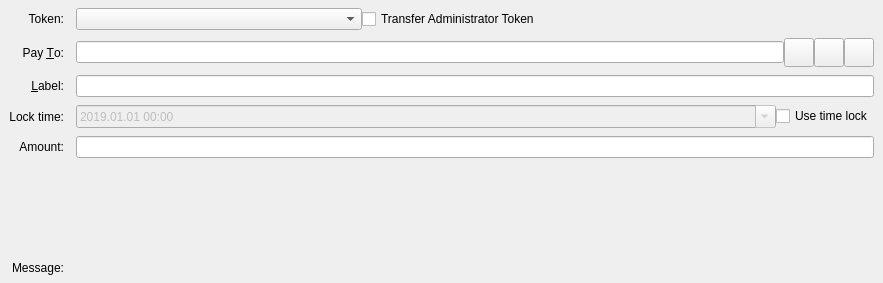
<?xml version="1.0" encoding="UTF-8"?>
<ui version="4.0">
 <class>SendTokensEntry</class>
 <widget class="QStackedWidget" name="SendTokensEntry">
  <property name="geometry">
   <rect>
    <x>0</x>
    <y>0</y>
    <width>883</width>
    <height>283</height>
   </rect>
  </property>
  <property name="focusPolicy">
   <enum>Qt::TabFocus</enum>
  </property>
  <property name="autoFillBackground">
   <bool>false</bool>
  </property>
  <property name="currentIndex">
   <number>0</number>
  </property>
  <widget class="QFrame" name="SendCoins">
   <property name="toolTip">
    <string>This is an token payment</string>
   </property>
   <property name="frameShape">
    <enum>QFrame::NoFrame</enum>
   </property>
   <layout class="QGridLayout" name="gridLayout">
    <property name="topMargin">
     <number>8</number>
    </property>
    <property name="bottomMargin">
     <number>4</number>
    </property>
    <property name="horizontalSpacing">
     <number>12</number>
    </property>
    <property name="verticalSpacing">
     <number>8</number>
    </property>
    <item row="5" column="2">
     <layout class="QHBoxLayout" name="horizontalLayoutAmount" stretch="0">
      <item>
       <widget class="TokenAmountField" name="payTokenAmount"/>
      </item>
     </layout>
    </item>
    <item row="5" column="0">
     <widget class="QLabel" name="amountLabel">
      <property name="text">
       <string>Amount:</string>
      </property>
      <property name="alignment">
       <set>Qt::AlignRight|Qt::AlignTrailing|Qt::AlignVCenter</set>
      </property>
     </widget>
    </item>
    <item row="1" column="2">
     <layout class="QHBoxLayout" name="horizontalLayout_3">
      <property name="spacing">
       <number>0</number>
      </property>
      <item>
       <widget class="QComboBox" name="tokenSelectionBox">
        <property name="minimumContentsLength">
         <number>32</number>
        </property>
       </widget>
      </item>
      <item>
       <widget class="QCheckBox" name="administratorCheckbox">
        <property name="text">
         <string>Transfer Administrator Token</string>
        </property>
       </widget>
      </item>
      <item>
       <spacer name="horizontalSpacer">
        <property name="orientation">
         <enum>Qt::Horizontal</enum>
        </property>
        <property name="sizeHint" stdset="0">
         <size>
          <width>40</width>
          <height>20</height>
         </size>
        </property>
       </spacer>
      </item>
     </layout>
    </item>
    <item row="7" column="2">
     <widget class="QLabel" name="ownershipWarningMessage">
      <property name="text">
       <string/>
      </property>
     </widget>
    </item>
    <item row="3" column="2">
     <widget class="QLineEdit" name="addAsLabel">
      <property name="toolTip">
       <string>Enter a label for this address to add it to the list of used addresses</string>
      </property>
     </widget>
    </item>
    <item row="1" column="0">
     <widget class="QLabel" name="tokenBoxLabel">
      <property name="text">
       <string>Token:</string>
      </property>
      <property name="alignment">
       <set>Qt::AlignRight|Qt::AlignTrailing|Qt::AlignVCenter</set>
      </property>
     </widget>
    </item>
    <item row="6" column="2">
     <widget class="QLabel" name="tokenAmountLabel">
      <property name="text">
       <string/>
      </property>
      <property name="alignment">
       <set>Qt::AlignRight|Qt::AlignTrailing|Qt::AlignVCenter</set>
      </property>
     </widget>
    </item>
    <item row="2" column="0">
     <widget class="QLabel" name="payToLabel">
      <property name="text">
       <string>Pay &amp;To:</string>
      </property>
      <property name="alignment">
       <set>Qt::AlignRight|Qt::AlignTrailing|Qt::AlignVCenter</set>
      </property>
      <property name="buddy">
       <cstring>payTo</cstring>
      </property>
     </widget>
    </item>
    <item row="8" column="2">
     <widget class="QLabel" name="messageTextLabel">
      <property name="toolTip">
       <string>A message that was attached to the chellit: URI which will be stored with the transaction for your reference. Note: This message will not be sent over the Chellit network.</string>
      </property>
      <property name="textFormat">
       <enum>Qt::PlainText</enum>
      </property>
     </widget>
    </item>
    <item row="2" column="2">
     <layout class="QHBoxLayout" name="payToLayout">
      <property name="spacing">
       <number>0</number>
      </property>
      <item>
       <widget class="QValidatedLineEdit" name="payTo">
        <property name="toolTip">
         <string>The Chellit address to send the payment to</string>
        </property>
       </widget>
      </item>
      <item>
       <widget class="QToolButton" name="addressBookButton">
        <property name="toolTip">
         <string>Choose previously used address</string>
        </property>
        <property name="text">
         <string/>
        </property>
        <property name="icon">
         <iconset resource="../chellit.qrc">
          <normaloff>:/icons/address-book</normaloff>:/icons/address-book</iconset>
        </property>
        <property name="iconSize">
         <size>
          <width>22</width>
          <height>22</height>
         </size>
        </property>
        <property name="shortcut">
         <string>Alt+A</string>
        </property>
       </widget>
      </item>
      <item>
       <widget class="QToolButton" name="pasteButton">
        <property name="toolTip">
         <string>Paste address from clipboard</string>
        </property>
        <property name="text">
         <string/>
        </property>
        <property name="icon">
         <iconset resource="../chellit.qrc">
          <normaloff>:/icons/editpaste</normaloff>:/icons/editpaste</iconset>
        </property>
        <property name="iconSize">
         <size>
          <width>22</width>
          <height>22</height>
         </size>
        </property>
        <property name="shortcut">
         <string>Alt+P</string>
        </property>
       </widget>
      </item>
      <item>
       <widget class="QToolButton" name="deleteButton">
        <property name="toolTip">
         <string>Remove this entry</string>
        </property>
        <property name="text">
         <string/>
        </property>
        <property name="icon">
         <iconset resource="../chellit.qrc">
          <normaloff>:/icons/remove</normaloff>:/icons/remove</iconset>
        </property>
        <property name="iconSize">
         <size>
          <width>22</width>
          <height>22</height>
         </size>
        </property>
       </widget>
      </item>
     </layout>
    </item>
    <item row="9" column="0">
     <widget class="QLabel" name="messageLabel">
      <property name="text">
       <string>Message:</string>
      </property>
      <property name="alignment">
       <set>Qt::AlignRight|Qt::AlignTrailing|Qt::AlignVCenter</set>
      </property>
     </widget>
    </item>
    <item row="3" column="0">
     <widget class="QLabel" name="labellLabel">
      <property name="text">
       <string>&amp;Label:</string>
      </property>
      <property name="alignment">
       <set>Qt::AlignRight|Qt::AlignTrailing|Qt::AlignVCenter</set>
      </property>
      <property name="buddy">
       <cstring>addAsLabel</cstring>
      </property>
     </widget>
    </item>
    <item row="4" column="0">
     <widget class="QLabel" name="tokenLockTimeLabel">
      <property name="text">
       <string>Lock time:</string>
      </property>
      <property name="alignment">
       <set>Qt::AlignRight|Qt::AlignTrailing|Qt::AlignVCenter</set>
      </property>
     </widget>
    </item>
    <item row="4" column="2">
     <layout class="QHBoxLayout" name="horizontalLayout">
      <item>
       <widget class="QDateTimeEdit" name="tokenLockTime">
        <property name="enabled">
         <bool>false</bool>
        </property>
        <property name="sizePolicy">
         <sizepolicy hsizetype="Expanding" vsizetype="Fixed">
          <horstretch>0</horstretch>
          <verstretch>0</verstretch>
         </sizepolicy>
        </property>
        <property name="date">
         <date>
          <year>2019</year>
          <month>1</month>
          <day>1</day>
         </date>
        </property>
        <property name="displayFormat">
         <string>yyyy.MM.dd HH:mm</string>
        </property>
        <property name="calendarPopup">
         <bool>true</bool>
        </property>
       </widget>
      </item>
      <item>
       <widget class="QCheckBox" name="useLockTime">
        <property name="text">
         <string>Use time lock</string>
        </property>
       </widget>
      </item>
     </layout>
    </item>
   </layout>
  </widget>
  <widget class="QFrame" name="SendCoins_UnauthenticatedPaymentRequest">
   <property name="palette">
    <palette>
     <active>
      <colorrole role="WindowText">
       <brush brushstyle="SolidPattern">
        <color alpha="255">
         <red>0</red>
         <green>0</green>
         <blue>0</blue>
        </color>
       </brush>
      </colorrole>
      <colorrole role="Button">
       <brush brushstyle="SolidPattern">
        <color alpha="255">
         <red>255</red>
         <green>255</green>
         <blue>127</blue>
        </color>
       </brush>
      </colorrole>
      <colorrole role="Light">
       <brush brushstyle="SolidPattern">
        <color alpha="255">
         <red>255</red>
         <green>255</green>
         <blue>255</blue>
        </color>
       </brush>
      </colorrole>
      <colorrole role="Midlight">
       <brush brushstyle="SolidPattern">
        <color alpha="255">
         <red>255</red>
         <green>255</green>
         <blue>191</blue>
        </color>
       </brush>
      </colorrole>
      <colorrole role="Dark">
       <brush brushstyle="SolidPattern">
        <color alpha="255">
         <red>127</red>
         <green>127</green>
         <blue>63</blue>
        </color>
       </brush>
      </colorrole>
      <colorrole role="Mid">
       <brush brushstyle="SolidPattern">
        <color alpha="255">
         <red>170</red>
         <green>170</green>
         <blue>84</blue>
        </color>
       </brush>
      </colorrole>
      <colorrole role="Text">
       <brush brushstyle="SolidPattern">
        <color alpha="255">
         <red>0</red>
         <green>0</green>
         <blue>0</blue>
        </color>
       </brush>
      </colorrole>
      <colorrole role="BrightText">
       <brush brushstyle="SolidPattern">
        <color alpha="255">
         <red>255</red>
         <green>255</green>
         <blue>255</blue>
        </color>
       </brush>
      </colorrole>
      <colorrole role="ButtonText">
       <brush brushstyle="SolidPattern">
        <color alpha="255">
         <red>0</red>
         <green>0</green>
         <blue>0</blue>
        </color>
       </brush>
      </colorrole>
      <colorrole role="Base">
       <brush brushstyle="SolidPattern">
        <color alpha="255">
         <red>255</red>
         <green>255</green>
         <blue>255</blue>
        </color>
       </brush>
      </colorrole>
      <colorrole role="Window">
       <brush brushstyle="SolidPattern">
        <color alpha="255">
         <red>255</red>
         <green>255</green>
         <blue>127</blue>
        </color>
       </brush>
      </colorrole>
      <colorrole role="Shadow">
       <brush brushstyle="SolidPattern">
        <color alpha="255">
         <red>0</red>
         <green>0</green>
         <blue>0</blue>
        </color>
       </brush>
      </colorrole>
      <colorrole role="AlternateBase">
       <brush brushstyle="SolidPattern">
        <color alpha="255">
         <red>255</red>
         <green>255</green>
         <blue>191</blue>
        </color>
       </brush>
      </colorrole>
      <colorrole role="ToolTipBase">
       <brush brushstyle="SolidPattern">
        <color alpha="255">
         <red>255</red>
         <green>255</green>
         <blue>220</blue>
        </color>
       </brush>
      </colorrole>
      <colorrole role="ToolTipText">
       <brush brushstyle="SolidPattern">
        <color alpha="255">
         <red>0</red>
         <green>0</green>
         <blue>0</blue>
        </color>
       </brush>
      </colorrole>
     </active>
     <inactive>
      <colorrole role="WindowText">
       <brush brushstyle="SolidPattern">
        <color alpha="255">
         <red>0</red>
         <green>0</green>
         <blue>0</blue>
        </color>
       </brush>
      </colorrole>
      <colorrole role="Button">
       <brush brushstyle="SolidPattern">
        <color alpha="255">
         <red>255</red>
         <green>255</green>
         <blue>127</blue>
        </color>
       </brush>
      </colorrole>
      <colorrole role="Light">
       <brush brushstyle="SolidPattern">
        <color alpha="255">
         <red>255</red>
         <green>255</green>
         <blue>255</blue>
        </color>
       </brush>
      </colorrole>
      <colorrole role="Midlight">
       <brush brushstyle="SolidPattern">
        <color alpha="255">
         <red>255</red>
         <green>255</green>
         <blue>191</blue>
        </color>
       </brush>
      </colorrole>
      <colorrole role="Dark">
       <brush brushstyle="SolidPattern">
        <color alpha="255">
         <red>127</red>
         <green>127</green>
         <blue>63</blue>
        </color>
       </brush>
      </colorrole>
      <colorrole role="Mid">
       <brush brushstyle="SolidPattern">
        <color alpha="255">
         <red>170</red>
         <green>170</green>
         <blue>84</blue>
        </color>
       </brush>
      </colorrole>
      <colorrole role="Text">
       <brush brushstyle="SolidPattern">
        <color alpha="255">
         <red>0</red>
         <green>0</green>
         <blue>0</blue>
        </color>
       </brush>
      </colorrole>
      <colorrole role="BrightText">
       <brush brushstyle="SolidPattern">
        <color alpha="255">
         <red>255</red>
         <green>255</green>
         <blue>255</blue>
        </color>
       </brush>
      </colorrole>
      <colorrole role="ButtonText">
       <brush brushstyle="SolidPattern">
        <color alpha="255">
         <red>0</red>
         <green>0</green>
         <blue>0</blue>
        </color>
       </brush>
      </colorrole>
      <colorrole role="Base">
       <brush brushstyle="SolidPattern">
        <color alpha="255">
         <red>255</red>
         <green>255</green>
         <blue>255</blue>
        </color>
       </brush>
      </colorrole>
      <colorrole role="Window">
       <brush brushstyle="SolidPattern">
        <color alpha="255">
         <red>255</red>
         <green>255</green>
         <blue>127</blue>
        </color>
       </brush>
      </colorrole>
      <colorrole role="Shadow">
       <brush brushstyle="SolidPattern">
        <color alpha="255">
         <red>0</red>
         <green>0</green>
         <blue>0</blue>
        </color>
       </brush>
      </colorrole>
      <colorrole role="AlternateBase">
       <brush brushstyle="SolidPattern">
        <color alpha="255">
         <red>255</red>
         <green>255</green>
         <blue>191</blue>
        </color>
       </brush>
      </colorrole>
      <colorrole role="ToolTipBase">
       <brush brushstyle="SolidPattern">
        <color alpha="255">
         <red>255</red>
         <green>255</green>
         <blue>220</blue>
        </color>
       </brush>
      </colorrole>
      <colorrole role="ToolTipText">
       <brush brushstyle="SolidPattern">
        <color alpha="255">
         <red>0</red>
         <green>0</green>
         <blue>0</blue>
        </color>
       </brush>
      </colorrole>
     </inactive>
     <disabled>
      <colorrole role="WindowText">
       <brush brushstyle="SolidPattern">
        <color alpha="255">
         <red>127</red>
         <green>127</green>
         <blue>63</blue>
        </color>
       </brush>
      </colorrole>
      <colorrole role="Button">
       <brush brushstyle="SolidPattern">
        <color alpha="255">
         <red>255</red>
         <green>255</green>
         <blue>127</blue>
        </color>
       </brush>
      </colorrole>
      <colorrole role="Light">
       <brush brushstyle="SolidPattern">
        <color alpha="255">
         <red>255</red>
         <green>255</green>
         <blue>255</blue>
        </color>
       </brush>
      </colorrole>
      <colorrole role="Midlight">
       <brush brushstyle="SolidPattern">
        <color alpha="255">
         <red>255</red>
         <green>255</green>
         <blue>191</blue>
        </color>
       </brush>
      </colorrole>
      <colorrole role="Dark">
       <brush brushstyle="SolidPattern">
        <color alpha="255">
         <red>127</red>
         <green>127</green>
         <blue>63</blue>
        </color>
       </brush>
      </colorrole>
      <colorrole role="Mid">
       <brush brushstyle="SolidPattern">
        <color alpha="255">
         <red>170</red>
         <green>170</green>
         <blue>84</blue>
        </color>
       </brush>
      </colorrole>
      <colorrole role="Text">
       <brush brushstyle="SolidPattern">
        <color alpha="255">
         <red>127</red>
         <green>127</green>
         <blue>63</blue>
        </color>
       </brush>
      </colorrole>
      <colorrole role="BrightText">
       <brush brushstyle="SolidPattern">
        <color alpha="255">
         <red>255</red>
         <green>255</green>
         <blue>255</blue>
        </color>
       </brush>
      </colorrole>
      <colorrole role="ButtonText">
       <brush brushstyle="SolidPattern">
        <color alpha="255">
         <red>127</red>
         <green>127</green>
         <blue>63</blue>
        </color>
       </brush>
      </colorrole>
      <colorrole role="Base">
       <brush brushstyle="SolidPattern">
        <color alpha="255">
         <red>255</red>
         <green>255</green>
         <blue>127</blue>
        </color>
       </brush>
      </colorrole>
      <colorrole role="Window">
       <brush brushstyle="SolidPattern">
        <color alpha="255">
         <red>255</red>
         <green>255</green>
         <blue>127</blue>
        </color>
       </brush>
      </colorrole>
      <colorrole role="Shadow">
       <brush brushstyle="SolidPattern">
        <color alpha="255">
         <red>0</red>
         <green>0</green>
         <blue>0</blue>
        </color>
       </brush>
      </colorrole>
      <colorrole role="AlternateBase">
       <brush brushstyle="SolidPattern">
        <color alpha="255">
         <red>255</red>
         <green>255</green>
         <blue>127</blue>
        </color>
       </brush>
      </colorrole>
      <colorrole role="ToolTipBase">
       <brush brushstyle="SolidPattern">
        <color alpha="255">
         <red>255</red>
         <green>255</green>
         <blue>220</blue>
        </color>
       </brush>
      </colorrole>
      <colorrole role="ToolTipText">
       <brush brushstyle="SolidPattern">
        <color alpha="255">
         <red>0</red>
         <green>0</green>
         <blue>0</blue>
        </color>
       </brush>
      </colorrole>
     </disabled>
    </palette>
   </property>
   <property name="toolTip">
    <string>This is an unauthenticated payment request.</string>
   </property>
   <property name="autoFillBackground">
    <bool>true</bool>
   </property>
   <property name="frameShape">
    <enum>QFrame::NoFrame</enum>
   </property>
   <layout class="QGridLayout" name="gridLayout_is">
    <property name="spacing">
     <number>12</number>
    </property>
    <item row="0" column="0">
     <widget class="QLabel" name="payToLabel_is">
      <property name="text">
       <string>Pay To:</string>
      </property>
      <property name="alignment">
       <set>Qt::AlignRight|Qt::AlignTrailing|Qt::AlignVCenter</set>
      </property>
     </widget>
    </item>
    <item row="0" column="1">
     <layout class="QHBoxLayout" name="payToLayout_is">
      <property name="spacing">
       <number>0</number>
      </property>
      <item>
       <widget class="QLabel" name="payTo_is"/>
      </item>
      <item>
       <widget class="QToolButton" name="deleteButton_is">
        <property name="toolTip">
         <string>Remove this entry</string>
        </property>
        <property name="text">
         <string/>
        </property>
        <property name="icon">
         <iconset resource="../chellit.qrc">
          <normaloff>:/icons/remove</normaloff>:/icons/remove</iconset>
        </property>
       </widget>
      </item>
     </layout>
    </item>
    <item row="1" column="0">
     <widget class="QLabel" name="memoLabel_is">
      <property name="text">
       <string>Memo:</string>
      </property>
      <property name="alignment">
       <set>Qt::AlignRight|Qt::AlignTrailing|Qt::AlignVCenter</set>
      </property>
     </widget>
    </item>
    <item row="1" column="1">
     <widget class="QLabel" name="memoTextLabel_is">
      <property name="textFormat">
       <enum>Qt::PlainText</enum>
      </property>
     </widget>
    </item>
    <item row="2" column="0">
     <widget class="QLabel" name="amountLabel_is">
      <property name="text">
       <string>A&amp;mount:</string>
      </property>
      <property name="alignment">
       <set>Qt::AlignRight|Qt::AlignTrailing|Qt::AlignVCenter</set>
      </property>
      <property name="buddy">
       <cstring>payAmount_is</cstring>
      </property>
     </widget>
    </item>
    <item row="2" column="1">
     <widget class="QLineEdit" name="payAmount_is">
      <property name="acceptDrops">
       <bool>false</bool>
      </property>
     </widget>
    </item>
   </layout>
  </widget>
  <widget class="QFrame" name="SendCoins_AuthenticatedPaymentRequest">
   <property name="palette">
    <palette>
     <active>
      <colorrole role="WindowText">
       <brush brushstyle="SolidPattern">
        <color alpha="255">
         <red>0</red>
         <green>0</green>
         <blue>0</blue>
        </color>
       </brush>
      </colorrole>
      <colorrole role="Button">
       <brush brushstyle="SolidPattern">
        <color alpha="255">
         <red>140</red>
         <green>232</green>
         <blue>119</blue>
        </color>
       </brush>
      </colorrole>
      <colorrole role="Light">
       <brush brushstyle="SolidPattern">
        <color alpha="255">
         <red>230</red>
         <green>255</green>
         <blue>224</blue>
        </color>
       </brush>
      </colorrole>
      <colorrole role="Midlight">
       <brush brushstyle="SolidPattern">
        <color alpha="255">
         <red>185</red>
         <green>243</green>
         <blue>171</blue>
        </color>
       </brush>
      </colorrole>
      <colorrole role="Dark">
       <brush brushstyle="SolidPattern">
        <color alpha="255">
         <red>70</red>
         <green>116</green>
         <blue>59</blue>
        </color>
       </brush>
      </colorrole>
      <colorrole role="Mid">
       <brush brushstyle="SolidPattern">
        <color alpha="255">
         <red>93</red>
         <green>155</green>
         <blue>79</blue>
        </color>
       </brush>
      </colorrole>
      <colorrole role="Text">
       <brush brushstyle="SolidPattern">
        <color alpha="255">
         <red>0</red>
         <green>0</green>
         <blue>0</blue>
        </color>
       </brush>
      </colorrole>
      <colorrole role="BrightText">
       <brush brushstyle="SolidPattern">
        <color alpha="255">
         <red>155</red>
         <green>255</green>
         <blue>147</blue>
        </color>
       </brush>
      </colorrole>
      <colorrole role="ButtonText">
       <brush brushstyle="SolidPattern">
        <color alpha="255">
         <red>0</red>
         <green>0</green>
         <blue>0</blue>
        </color>
       </brush>
      </colorrole>
      <colorrole role="Base">
       <brush brushstyle="SolidPattern">
        <color alpha="255">
         <red>119</red>
         <green>255</green>
         <blue>233</blue>
        </color>
       </brush>
      </colorrole>
      <colorrole role="Window">
       <brush brushstyle="SolidPattern">
        <color alpha="255">
         <red>140</red>
         <green>232</green>
         <blue>119</blue>
        </color>
       </brush>
      </colorrole>
      <colorrole role="Shadow">
       <brush brushstyle="SolidPattern">
        <color alpha="255">
         <red>0</red>
         <green>0</green>
         <blue>0</blue>
        </color>
       </brush>
      </colorrole>
      <colorrole role="AlternateBase">
       <brush brushstyle="SolidPattern">
        <color alpha="255">
         <red>197</red>
         <green>243</green>
         <blue>187</blue>
        </color>
       </brush>
      </colorrole>
      <colorrole role="NoRole">
       <brush brushstyle="SolidPattern">
        <color alpha="255">
         <red>125</red>
         <green>194</green>
         <blue>122</blue>
        </color>
       </brush>
      </colorrole>
      <colorrole role="ToolTipBase">
       <brush brushstyle="SolidPattern">
        <color alpha="255">
         <red>255</red>
         <green>255</green>
         <blue>220</blue>
        </color>
       </brush>
      </colorrole>
      <colorrole role="ToolTipText">
       <brush brushstyle="SolidPattern">
        <color alpha="255">
         <red>0</red>
         <green>0</green>
         <blue>0</blue>
        </color>
       </brush>
      </colorrole>
     </active>
     <inactive>
      <colorrole role="WindowText">
       <brush brushstyle="SolidPattern">
        <color alpha="255">
         <red>0</red>
         <green>0</green>
         <blue>0</blue>
        </color>
       </brush>
      </colorrole>
      <colorrole role="Button">
       <brush brushstyle="SolidPattern">
        <color alpha="255">
         <red>140</red>
         <green>232</green>
         <blue>119</blue>
        </color>
       </brush>
      </colorrole>
      <colorrole role="Light">
       <brush brushstyle="SolidPattern">
        <color alpha="255">
         <red>230</red>
         <green>255</green>
         <blue>224</blue>
        </color>
       </brush>
      </colorrole>
      <colorrole role="Midlight">
       <brush brushstyle="SolidPattern">
        <color alpha="255">
         <red>185</red>
         <green>243</green>
         <blue>171</blue>
        </color>
       </brush>
      </colorrole>
      <colorrole role="Dark">
       <brush brushstyle="SolidPattern">
        <color alpha="255">
         <red>70</red>
         <green>116</green>
         <blue>59</blue>
        </color>
       </brush>
      </colorrole>
      <colorrole role="Mid">
       <brush brushstyle="SolidPattern">
        <color alpha="255">
         <red>93</red>
         <green>155</green>
         <blue>79</blue>
        </color>
       </brush>
      </colorrole>
      <colorrole role="Text">
       <brush brushstyle="SolidPattern">
        <color alpha="255">
         <red>0</red>
         <green>0</green>
         <blue>0</blue>
        </color>
       </brush>
      </colorrole>
      <colorrole role="BrightText">
       <brush brushstyle="SolidPattern">
        <color alpha="255">
         <red>155</red>
         <green>255</green>
         <blue>147</blue>
        </color>
       </brush>
      </colorrole>
      <colorrole role="ButtonText">
       <brush brushstyle="SolidPattern">
        <color alpha="255">
         <red>0</red>
         <green>0</green>
         <blue>0</blue>
        </color>
       </brush>
      </colorrole>
      <colorrole role="Base">
       <brush brushstyle="SolidPattern">
        <color alpha="255">
         <red>119</red>
         <green>255</green>
         <blue>233</blue>
        </color>
       </brush>
      </colorrole>
      <colorrole role="Window">
       <brush brushstyle="SolidPattern">
        <color alpha="255">
         <red>140</red>
         <green>232</green>
         <blue>119</blue>
        </color>
       </brush>
      </colorrole>
      <colorrole role="Shadow">
       <brush brushstyle="SolidPattern">
        <color alpha="255">
         <red>0</red>
         <green>0</green>
         <blue>0</blue>
        </color>
       </brush>
      </colorrole>
      <colorrole role="AlternateBase">
       <brush brushstyle="SolidPattern">
        <color alpha="255">
         <red>197</red>
         <green>243</green>
         <blue>187</blue>
        </color>
       </brush>
      </colorrole>
      <colorrole role="NoRole">
       <brush brushstyle="SolidPattern">
        <color alpha="255">
         <red>125</red>
         <green>194</green>
         <blue>122</blue>
        </color>
       </brush>
      </colorrole>
      <colorrole role="ToolTipBase">
       <brush brushstyle="SolidPattern">
        <color alpha="255">
         <red>255</red>
         <green>255</green>
         <blue>220</blue>
        </color>
       </brush>
      </colorrole>
      <colorrole role="ToolTipText">
       <brush brushstyle="SolidPattern">
        <color alpha="255">
         <red>0</red>
         <green>0</green>
         <blue>0</blue>
        </color>
       </brush>
      </colorrole>
     </inactive>
     <disabled>
      <colorrole role="WindowText">
       <brush brushstyle="SolidPattern">
        <color alpha="255">
         <red>70</red>
         <green>116</green>
         <blue>59</blue>
        </color>
       </brush>
      </colorrole>
      <colorrole role="Button">
       <brush brushstyle="SolidPattern">
        <color alpha="255">
         <red>140</red>
         <green>232</green>
         <blue>119</blue>
        </color>
       </brush>
      </colorrole>
      <colorrole role="Light">
       <brush brushstyle="SolidPattern">
        <color alpha="255">
         <red>230</red>
         <green>255</green>
         <blue>224</blue>
        </color>
       </brush>
      </colorrole>
      <colorrole role="Midlight">
       <brush brushstyle="SolidPattern">
        <color alpha="255">
         <red>185</red>
         <green>243</green>
         <blue>171</blue>
        </color>
       </brush>
      </colorrole>
      <colorrole role="Dark">
       <brush brushstyle="SolidPattern">
        <color alpha="255">
         <red>70</red>
         <green>116</green>
         <blue>59</blue>
        </color>
       </brush>
      </colorrole>
      <colorrole role="Mid">
       <brush brushstyle="SolidPattern">
        <color alpha="255">
         <red>93</red>
         <green>155</green>
         <blue>79</blue>
        </color>
       </brush>
      </colorrole>
      <colorrole role="Text">
       <brush brushstyle="SolidPattern">
        <color alpha="255">
         <red>70</red>
         <green>116</green>
         <blue>59</blue>
        </color>
       </brush>
      </colorrole>
      <colorrole role="BrightText">
       <brush brushstyle="SolidPattern">
        <color alpha="255">
         <red>155</red>
         <green>255</green>
         <blue>147</blue>
        </color>
       </brush>
      </colorrole>
      <colorrole role="ButtonText">
       <brush brushstyle="SolidPattern">
        <color alpha="255">
         <red>70</red>
         <green>116</green>
         <blue>59</blue>
        </color>
       </brush>
      </colorrole>
      <colorrole role="Base">
       <brush brushstyle="SolidPattern">
        <color alpha="255">
         <red>140</red>
         <green>232</green>
         <blue>119</blue>
        </color>
       </brush>
      </colorrole>
      <colorrole role="Window">
       <brush brushstyle="SolidPattern">
        <color alpha="255">
         <red>140</red>
         <green>232</green>
         <blue>119</blue>
        </color>
       </brush>
      </colorrole>
      <colorrole role="Shadow">
       <brush brushstyle="SolidPattern">
        <color alpha="255">
         <red>0</red>
         <green>0</green>
         <blue>0</blue>
        </color>
       </brush>
      </colorrole>
      <colorrole role="AlternateBase">
       <brush brushstyle="SolidPattern">
        <color alpha="255">
         <red>140</red>
         <green>232</green>
         <blue>119</blue>
        </color>
       </brush>
      </colorrole>
      <colorrole role="NoRole">
       <brush brushstyle="SolidPattern">
        <color alpha="255">
         <red>125</red>
         <green>194</green>
         <blue>122</blue>
        </color>
       </brush>
      </colorrole>
      <colorrole role="ToolTipBase">
       <brush brushstyle="SolidPattern">
        <color alpha="255">
         <red>255</red>
         <green>255</green>
         <blue>220</blue>
        </color>
       </brush>
      </colorrole>
      <colorrole role="ToolTipText">
       <brush brushstyle="SolidPattern">
        <color alpha="255">
         <red>0</red>
         <green>0</green>
         <blue>0</blue>
        </color>
       </brush>
      </colorrole>
     </disabled>
    </palette>
   </property>
   <property name="toolTip">
    <string>This is an authenticated payment request.</string>
   </property>
   <property name="autoFillBackground">
    <bool>true</bool>
   </property>
   <property name="frameShape">
    <enum>QFrame::NoFrame</enum>
   </property>
   <layout class="QGridLayout" name="gridLayout_s">
    <property name="spacing">
     <number>12</number>
    </property>
    <item row="0" column="0">
     <widget class="QLabel" name="payToLabel_s">
      <property name="text">
       <string>Pay To:</string>
      </property>
      <property name="alignment">
       <set>Qt::AlignRight|Qt::AlignTrailing|Qt::AlignVCenter</set>
      </property>
     </widget>
    </item>
    <item row="0" column="1">
     <layout class="QHBoxLayout" name="payToLayout_s">
      <property name="spacing">
       <number>0</number>
      </property>
      <item>
       <widget class="QLabel" name="payTo_s">
        <property name="textFormat">
         <enum>Qt::PlainText</enum>
        </property>
       </widget>
      </item>
      <item>
       <widget class="QToolButton" name="deleteButton_s">
        <property name="toolTip">
         <string>Remove this entry</string>
        </property>
        <property name="text">
         <string/>
        </property>
        <property name="icon">
         <iconset resource="../chellit.qrc">
          <normaloff>:/icons/remove</normaloff>:/icons/remove</iconset>
        </property>
       </widget>
      </item>
     </layout>
    </item>
    <item row="1" column="0">
     <widget class="QLabel" name="memoLabel_s">
      <property name="text">
       <string>Memo:</string>
      </property>
      <property name="alignment">
       <set>Qt::AlignRight|Qt::AlignTrailing|Qt::AlignVCenter</set>
      </property>
     </widget>
    </item>
    <item row="1" column="1">
     <widget class="QLabel" name="memoTextLabel_s">
      <property name="textFormat">
       <enum>Qt::PlainText</enum>
      </property>
     </widget>
    </item>
    <item row="2" column="0">
     <widget class="QLabel" name="amountLabel_s">
      <property name="text">
       <string>A&amp;mount:</string>
      </property>
      <property name="alignment">
       <set>Qt::AlignRight|Qt::AlignTrailing|Qt::AlignVCenter</set>
      </property>
      <property name="buddy">
       <cstring>payAmount_s</cstring>
      </property>
     </widget>
    </item>
    <item row="2" column="1">
     <widget class="ChellitAmountField" name="payAmount_s">
      <property name="acceptDrops">
       <bool>false</bool>
      </property>
     </widget>
    </item>
   </layout>
  </widget>
 </widget>
 <customwidgets>
  <customwidget>
   <class>QValidatedLineEdit</class>
   <extends>QLineEdit</extends>
   <header>qvalidatedlineedit.h</header>
  </customwidget>
  <customwidget>
   <class>ChellitAmountField</class>
   <extends>QLineEdit</extends>
   <header>chellitamountfield.h</header>
   <container>1</container>
  </customwidget>
  <customwidget>
   <class>TokenAmountField</class>
   <extends>QLineEdit</extends>
   <header location="global">chellitamountfield.h</header>
  </customwidget>
 </customwidgets>
 <tabstops>
  <tabstop>payTo</tabstop>
  <tabstop>addressBookButton</tabstop>
  <tabstop>pasteButton</tabstop>
  <tabstop>deleteButton</tabstop>
  <tabstop>addAsLabel</tabstop>
  <tabstop>payAmount_is</tabstop>
  <tabstop>deleteButton_is</tabstop>
  <tabstop>payAmount_s</tabstop>
  <tabstop>deleteButton_s</tabstop>
 </tabstops>
 <resources>
  <include location="../chellit.qrc"/>
 </resources>
 <connections/>
</ui>
